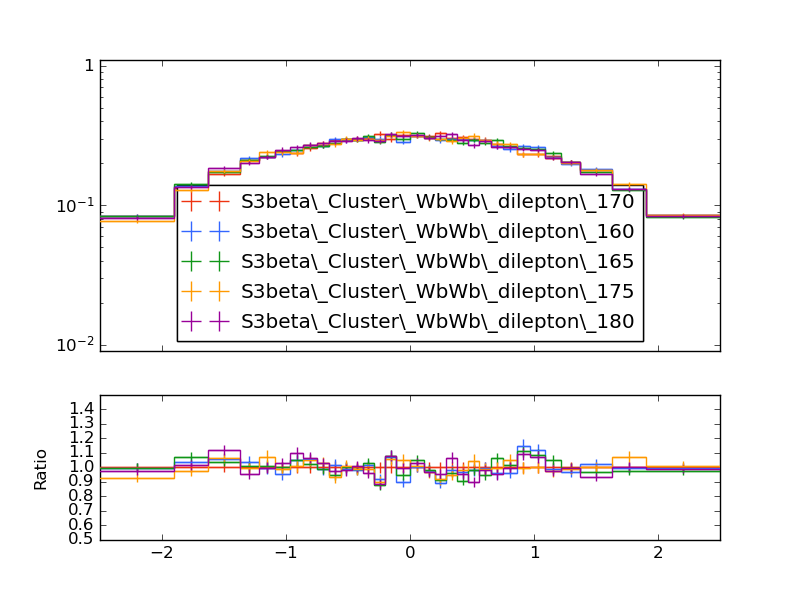

Recreate this plot in Python.
#! /usr/bin/env python

# This Python script was auto-generated using YODA v2.0.1.
# Analysis object: /WbWb_dilepton/eta_lep2_untagged
# Timestamp: 27-02-2025 (11:02:16)

import matplotlib as mpl
import matplotlib.pyplot as plt
mpl.use('Agg') # comment out for interactive use
import os
import numpy as np

plotDir = os.path.split(os.path.realpath(__file__))[0]
if 'YODA_USER_PLOT_PATH' in globals():
    plot_outdir = globals()['YODA_USER_PLOT_PATH']
else:
    plot_outdir = plotDir

#plot style
plt.style.use(os.path.join(plotDir, '../default.mplstyle'))

plt.rcParams['text.usetex'] = False
plt.style.use(['classic'])
plt.rc('font', family='DejaVu Sans')
# plot metadata
figW, figH = plt.rcParams['figure.figsize']
ax_xLabel = r''
ax_yLabel = r''
ax_title  = r''
ax_xScale = 'linear'
ax_yScale = 'log'
xLims = (-2.5, 2.5)
yLims = (0.009000000000000001, 1.1)

# TeX-friendly labels for the legend
labels = {
    'legend' : ([ r"S3beta\_Cluster\_WbWb\_dilepton\_170", r"S3beta\_Cluster\_WbWb\_dilepton\_160", r"S3beta\_Cluster\_WbWb\_dilepton\_165", r"S3beta\_Cluster\_WbWb\_dilepton\_175", r"S3beta\_Cluster\_WbWb\_dilepton\_180" ], r""),
}

# Adjust canvas width and height
canvasW = 10.0
canvasH = 9.0
figW *= canvasW/10.
figH *= canvasH/9.

# Create figure and axis objects
fig, (ax, ratio0_ax) = plt.subplots(2, 1, sharex=True,
                  figsize=(figW,figH), gridspec_kw={'height_ratios': (6.0, 3.0)})

# Set figure margins
plt.subplots_adjust(
    left   = 1.0 * plt.rcParams['figure.subplot.left'],
    right  = 1.0 * plt.rcParams['figure.subplot.right'],
    top    = 1.0 * plt.rcParams['figure.subplot.top'],
    bottom = 1.0 * plt.rcParams['figure.subplot.bottom'])

ratio0_ax.yaxis.set_major_locator(mpl.ticker.MultipleLocator(0.1))
ratio0_ax.set_ylim(0.5, 1.4999)
ratio0_ax.set_ylabel('Ratio')

# the numerical data is stored in a separate file
dataf = dict()
prefix = os.path.split(__file__)[0]
if prefix:    prefix = prefix + '/'
exec(open(prefix+'eta_lep2_untagged__data.py').read(), dataf)


legend_handles = dict() # keep track of handles for the legend

# style options for curves
# starts at zorder>=5 to draw curve on top of legend
styles = {
  'S3beta_Cluster_WbWb_dilepton_170.yoda.gz': {
    'color' : '#EE3311',
    'linestyle' : '-',
    'linewidth' : 1,
    'marker' : 'none',
    'markersize' : 2,
    'capsize' : 0.0,
    'zorder' : 5,
    'histstyle' : 1,
    'drawstyle' : 'steps-pre',
    'xerrorbars' : 1,
    'yerrorbars' : 1,
    'fillcolor' : None,
    'fillopacity' : 1.0,
    'ratio0_linestyle' : '-',
    'ratio0_linewidth' : 1,
    'ratio0_marker' : 'none',
    'ratio0_markersize' : 2,
    'ratio0_capsize' : 0.0,
    'ratio0_zorder' : 5,
    'ratio0_histstyle' : 1,
    'ratio0_drawstyle' : 'steps-pre',
    'ratio0_xerrorbars' : 1,
    'ratio0_yerrorbars' : 1,
  },
  'S3beta_Cluster_WbWb_dilepton_160.yoda.gz': {
    'color' : '#3366FF',
    'linestyle' : '-',
    'linewidth' : 1,
    'marker' : 'none',
    'markersize' : 2,
    'capsize' : 0.0,
    'zorder' : 6,
    'histstyle' : 1,
    'drawstyle' : 'steps-pre',
    'xerrorbars' : 1,
    'yerrorbars' : 1,
    'fillcolor' : None,
    'fillopacity' : 1.0,
    'ratio0_linestyle' : '-',
    'ratio0_linewidth' : 1,
    'ratio0_marker' : 'none',
    'ratio0_markersize' : 2,
    'ratio0_capsize' : 0.0,
    'ratio0_zorder' : 6,
    'ratio0_histstyle' : 1,
    'ratio0_drawstyle' : 'steps-pre',
    'ratio0_xerrorbars' : 1,
    'ratio0_yerrorbars' : 1,
  },
  'S3beta_Cluster_WbWb_dilepton_165.yoda.gz': {
    'color' : '#109618',
    'linestyle' : '-',
    'linewidth' : 1,
    'marker' : 'none',
    'markersize' : 2,
    'capsize' : 0.0,
    'zorder' : 7,
    'histstyle' : 1,
    'drawstyle' : 'steps-pre',
    'xerrorbars' : 1,
    'yerrorbars' : 1,
    'fillcolor' : None,
    'fillopacity' : 1.0,
    'ratio0_linestyle' : '-',
    'ratio0_linewidth' : 1,
    'ratio0_marker' : 'none',
    'ratio0_markersize' : 2,
    'ratio0_capsize' : 0.0,
    'ratio0_zorder' : 7,
    'ratio0_histstyle' : 1,
    'ratio0_drawstyle' : 'steps-pre',
    'ratio0_xerrorbars' : 1,
    'ratio0_yerrorbars' : 1,
  },
  'S3beta_Cluster_WbWb_dilepton_175.yoda.gz': {
    'color' : '#FF9900',
    'linestyle' : '-',
    'linewidth' : 1,
    'marker' : 'none',
    'markersize' : 2,
    'capsize' : 0.0,
    'zorder' : 8,
    'histstyle' : 1,
    'drawstyle' : 'steps-pre',
    'xerrorbars' : 1,
    'yerrorbars' : 1,
    'fillcolor' : None,
    'fillopacity' : 1.0,
    'ratio0_linestyle' : '-',
    'ratio0_linewidth' : 1,
    'ratio0_marker' : 'none',
    'ratio0_markersize' : 2,
    'ratio0_capsize' : 0.0,
    'ratio0_zorder' : 8,
    'ratio0_histstyle' : 1,
    'ratio0_drawstyle' : 'steps-pre',
    'ratio0_xerrorbars' : 1,
    'ratio0_yerrorbars' : 1,
  },
  'S3beta_Cluster_WbWb_dilepton_180.yoda.gz': {
    'color' : '#990099',
    'linestyle' : '-',
    'linewidth' : 1,
    'marker' : 'none',
    'markersize' : 2,
    'capsize' : 0.0,
    'zorder' : 9,
    'histstyle' : 1,
    'drawstyle' : 'steps-pre',
    'xerrorbars' : 1,
    'yerrorbars' : 1,
    'fillcolor' : None,
    'fillopacity' : 1.0,
    'ratio0_linestyle' : '-',
    'ratio0_linewidth' : 1,
    'ratio0_marker' : 'none',
    'ratio0_markersize' : 2,
    'ratio0_capsize' : 0.0,
    'ratio0_zorder' : 9,
    'ratio0_histstyle' : 1,
    'ratio0_drawstyle' : 'steps-pre',
    'ratio0_xerrorbars' : 1,
    'ratio0_yerrorbars' : 1,
  },
}

# curve from input yoda files in main panel
for label, yvals in dataf['yvals'].items():
    if all(np.isnan(v) for v in dataf['yvals'][label]):
        continue
    tmp = None
    if styles[label]['histstyle']: # draw as histogram
        xpos = dataf['xedges'][label] if styles[label]['drawstyle'] else dataf['xpoints'][label]
        ypos = np.insert(yvals, 0, yvals[0]) if styles[label]['drawstyle'] else yvals
        if styles[label]['fillcolor']: # fill area below curve
            ax.fill_between(xpos, ypos, step='pre',
                            color=styles[label]['fillcolor'],
                            alpha=styles[label]['fillopacity'])
        tmp, = ax.plot(xpos, ypos,
                       color=styles[label]['color'],
                       linestyle=styles[label]['linestyle'],
                       linewidth=styles[label]['linewidth'],
                       drawstyle=styles[label]['drawstyle'], solid_joinstyle='miter',
                       zorder=styles[label]['zorder'], label=label)
    tmp = ax.errorbar(dataf['xpoints'][label], yvals,
                      xerr=np.array(dataf['xerrs'][label])*styles[label]['xerrorbars'],
                      yerr=np.array(dataf['yerrs'][label])*styles[label]['yerrorbars'],
                      fmt=styles[label]['marker'], capsize=styles[label]['capsize'],
                      markersize=styles[label]['markersize'],
                      ecolor=styles[label]['color'],
                      color=styles[label]['color'], zorder=styles[label]['zorder'])
    tmp[-1][0].set_linestyle(styles[label]['linestyle'])
    tmp[-1][0].set_linewidth(styles[label]['linewidth'])
    if label in dataf['add_legend_handle']:  legend_handles[label] = tmp
    for varLabel in dataf['variation_yvals'].keys():
        if varLabel.startswith(label):
            tmp, = ax.plot(dataf['xedges'][label], dataf['variation_yvals'][varLabel],
                           color=styles[label]['color'],
                           linestyle=styles[label]['linestyle'],
                           linewidth=styles[label]['linewidth'],
                           drawstyle='steps-pre', solid_joinstyle='miter',
                           zorder=styles[label]['zorder'], alpha=0.5)


# plots on ratio panel
# curve from input yoda files in ratio panel
for label, yvals in dataf['ratio0_yvals'].items():
    if all(np.isnan(v) for v in yvals):
        continue
    if styles[label]['ratio0_histstyle']: # plot as histogram
        xpos = dataf['xedges']['S3beta_Cluster_WbWb_dilepton_170.yoda.gz'] if styles[label]['ratio0_drawstyle'] else dataf['xpoints']['S3beta_Cluster_WbWb_dilepton_170.yoda.gz']
        ypos = np.insert(yvals, 0, yvals[0]) if styles[label]['ratio0_drawstyle'] else yvals
        ratio0_ax.plot(xpos, ypos,
                       color=styles[label]['color'],
                       linewidth=styles[label]['linewidth'],
                       linestyle=styles[label]['ratio0_linestyle'],
                       drawstyle=styles[label]['ratio0_drawstyle'], zorder=styles[label]['zorder'],
                       solid_joinstyle='miter')
    tmp = ratio0_ax.errorbar(dataf['xpoints']['S3beta_Cluster_WbWb_dilepton_170.yoda.gz'], yvals,
                             xerr=np.array(dataf['ref_xerrs'])*styles[label]['ratio0_xerrorbars'],
                             yerr=np.array(dataf['ratio0_yerrs'][label])*styles[label]['ratio0_yerrorbars'],
                             fmt=styles[label]['ratio0_marker'], capsize=styles[label]['ratio0_capsize'],
                             markersize=styles[label]['ratio0_markersize'],
                             ecolor=styles[label]['color'],
                             color=styles[label]['color'])
    tmp[-1][0].set_linestyle(styles[label]['ratio0_linestyle'])
    tmp[-1][0].set_linewidth(styles[label]['ratio0_linewidth'])

    for varlabel in dataf['ratio0_variation_vals'].keys():
        if varlabel.startswith(label):
            ratio0_ax.plot(dataf['xedges']['S3beta_Cluster_WbWb_dilepton_170.yoda.gz'],
                            dataf['ratio0_variation_vals'][varlabel],
                            color=styles[label]['color'],
                            linestyle=styles[label]['linestyle'],
                            linewidth=styles[label]['linewidth'],
                            drawstyle='steps-pre', solid_joinstyle='miter',
                            zorder=1, alpha=0.5)

legend_items = list(legend_handles.values())
ax.add_artist(ax.legend(legend_items,
                        labels['legend'][0],
                        title=labels['legend'][1],
                        alignment='left',
                        loc='lower center',
                        bbox_to_anchor=(0.5, 0.0)))

# set plot metadata as defined above
ratio0_ax.set_xlabel(ax_xLabel)
ratio0_ax.xaxis.set_label_coords(1., -0.15)
ax.set_ylabel(ax_yLabel, ha='right', va='top')
ax.yaxis.set_label_coords(-0.11, 1.0)
ax.set_title(ax_title, loc='left')
ax.set_xscale(ax_xScale)
ax.set_yscale(ax_yScale)
ax.set_xlim(xLims)
ax.set_ylim(yLims)

# tick formatting
plt.rcParams['xtick.top'] = True
plt.rcParams['ytick.right'] = True
ax.yaxis.set_major_locator(mpl.ticker.LogLocator(base=10.0, numticks=np.inf))
ax.yaxis.set_minor_locator(mpl.ticker.LogLocator(
                           base=10.0, subs=np.arange(0.1, 1, 0.1), numticks=np.inf))
fig.align_ylabels((ax, ratio0_ax))
plt.savefig(os.path.join(plot_outdir, 'eta_lep2_untagged.pdf'), format='PDF')
plt.savefig(os.path.join(plot_outdir, 'eta_lep2_untagged.png'), format='PNG')

plt.close(fig)
